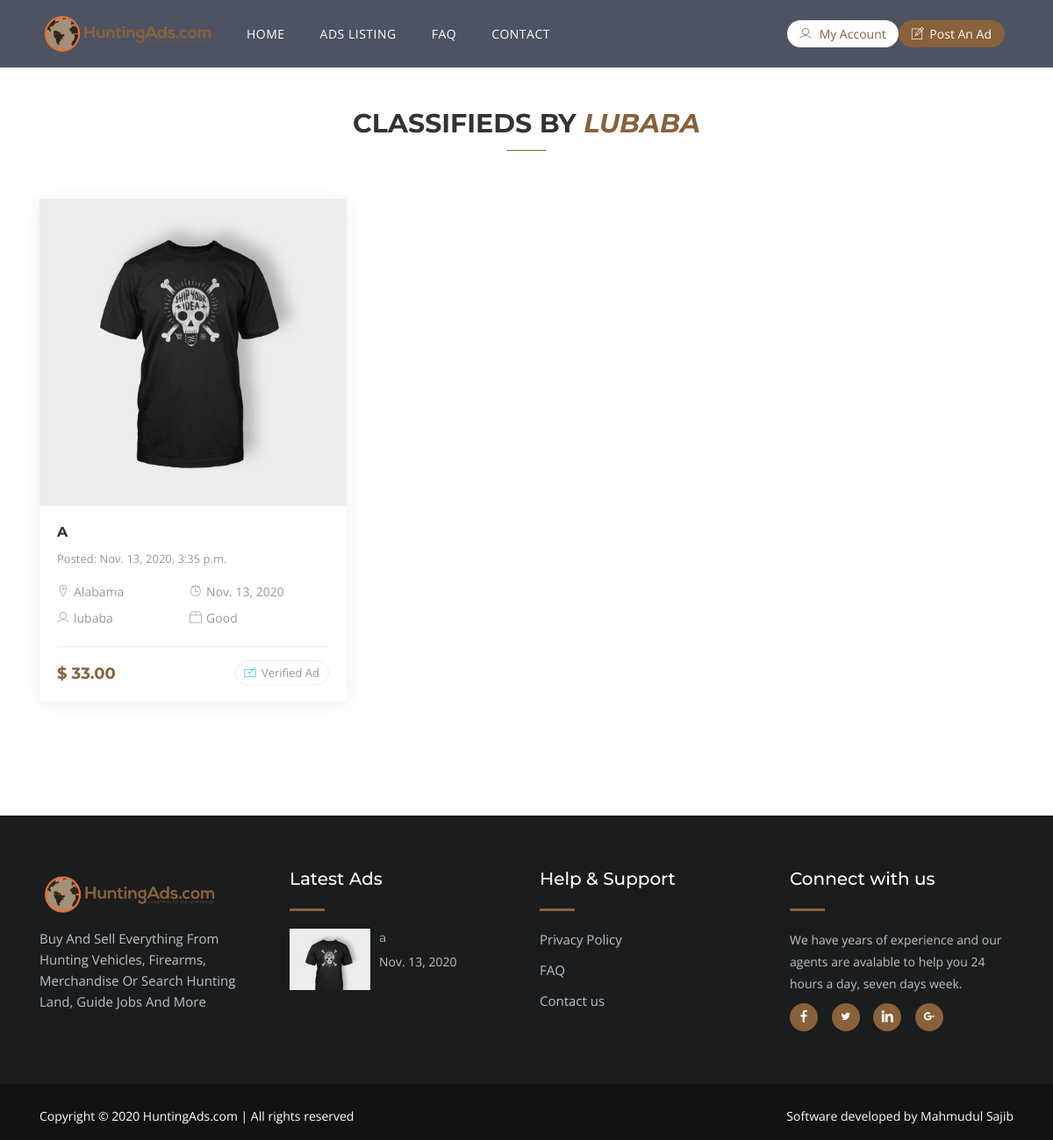
Page /author/1/ on the committed database.
### ads/models.py (models this page shows, shortened)
class Author(models.Model):
    user = models.OneToOneField(User, on_delete = models.CASCADE)
    profile_pic = models.ImageField(default="default-profile-pic.png", upload_to='uploads/profile-pictures', null=True)
    def __str__(self):
        return self.user.username

class AdsImages(models.Model):
    ads = models.ForeignKey(Ads, on_delete=models.CASCADE)
    image = models.ImageField(upload_to='uploads/%Y/%m/%d', default=None)
    class Meta:
        verbose_name_plural = 'Classified Ads Images'

class Ads(models.Model):
    CONDITION = (
        ('Excellent', 'Excellent'),
        ('Good', 'Good'),
        ('Fair', 'Fair'),
    )
    author = models.ForeignKey(Author, on_delete=models.CASCADE, null=True)
    title = models.CharField(max_length=200)
    description = RichTextField()
    price = models.DecimalField(max_digits=8, decimal_places=2)
    date_created = models.DateTimeField(auto_now_add=True)
    state = models.ForeignKey('State', on_delete=models.CASCADE, null=True)
    city = models.ForeignKey('City', on_delete=models.CASCADE, null=True)
    category = models.ForeignKey('Category', on_delete=models.CASCADE, null=True)
    condition = models.CharField(max_length=100, choices=CONDITION)
    brand = models.CharField(max_length=200)
    phone = models.CharField(max_length=50)
    video = EmbedVideoField(null=True, blank=True)
    is_featured = models.BooleanField(default=False)
    is_active = models.BooleanField(default=False)
    class Meta:
        verbose_name_plural = "Classified Ads"

class State(models.Model):
    state_name = models.CharField(max_length=100)
    slug = models.SlugField(blank=True, null=True)
    class Meta:
        verbose_name_plural = "States"
    def __str__(self):
        return self.state_name

### ads/views.py (the view)
# urls.py: path('author/<int:pk>/', views.ads_author_archive, name='author-archive'),
def ads_author_archive(request, pk):
    author = get_object_or_404(Author, pk=pk)
    ads_by_author = Ads.objects.filter(author=author)
    context = {
        'author' : author,
        'ads_by_author' : ads_by_author
    }
    return render(request, 'ads/author-archive.html', context)

### pages/context_processors.py (called while the page is built)
def footer_recent_ads(request):
    ads = Ads.objects.filter(is_active=True).order_by('-date_created')[0:2]
    return {
        'footer_recent_ads' : ads
    }

### ads/templates/ads/author-archive.html
{% extends "base.html" %}
{% load static %}
{% block content %}
<section class="featured section-padding">
  <div class="container">
    <h1 class="section-title">Classifieds by <span class="focus-keyword">{{ author.user }} </span></h1>
    <div class="row">
      {% if ads_by_author %}
      {% for ads in ads_by_author %}
        <div class="col-xs-6 col-sm-6 col-md-6 col-lg-4">
          <div class="featured-box">
            <figure>
              <a href="{% url 'ads-detail' ads.id %}">
                  {% for img in ads.adsimages_set.all %}
                  {% if forloop.first %}
                      <img class="img-fluid" src="{{ img.image.url }}" alt="">
                  {% endif %}
                  {% endfor %}
              </a>
            </figure>
            <div class="feature-content">
              <h4><a href="{% url 'ads-detail' ads.id %}">{{ ads.title}}</a></h4>
              <span>Posted: {{ ads.date_created}}</span>
              <ul class="address">
                <li>
                  <i class="lni-map-marker"></i>{{ ads.state}}
                </li>
                <li>
                  <i class="lni-alarm-clock"></i>{{ ads.date_created | date}}
                </li>
                <li>
                  <i class="lni-user"></i>{{ ads.author }}
                </li>
                <li>
                  <i class="lni-package"></i>{{ ads.condition }}
                </li>
              </ul>
              <div class="listing-bottom">
                <h3 class="price float-left">$ {{ ads.price }}</h3>
                <p class="btn-verified float-right"><i class="lni-check-box"></i> Verified
                  Ad</p>
              </div>
            </div>
          </div>
        </div>
      {% endfor %}
      {% else %}
        <div class="container">
          <div class="col-lg-12">
            <h4 class="text-center">Sorry! We didn't find any Classified in this Category</h4>
          </div>
        </div>
      {% endif %}
    </div>
  </div>
</section>
{% endblock content %}

### templates/footer.html (shortened to what this page needs)
{% load static %}
<footer>
    <section class="footer-Content">
      <div class="container">
        <div class="row">
          <div class="col-lg-3 col-md-6 col-sm-6 col-xs-6 col-mb-12">
            <div class="widget">
              <h3 class="footer-logo"><img src="{% static 'images/site-logo.png' %}" alt=""></h3>
              <div class="textwidget">
                <p>Buy And Sell Everything From Hunting Vehicles, Firearms, Merchandise
                  Or Search Hunting Land, Guide Jobs And More</p>
              </div>
            </div>
          </div>
          <div class="col-lg-3 col-md-6 col-sm-6 col-xs-6 col-mb-12">
            <div class="widget">
              <h3 class="block-title">Latest Ads</h3>
              <ul class="media-content-list">
                <li>
                  {% for ad in footer_recent_ads %}
                  <div class="media-left">
                    {% for img in ad.adsimages_set.all %}
                    <img class="img-fluid" src="{{ img.image.url }}" alt="">
                    {% endfor %}
                  </div>
                  <div class="media-body">
                    <h4 class="post-title"><a href="{% url 'ads-detail' ad.id %}">{{ ad.title }}</a></h4>
                    <span class="date">{{ ad.date_created|date }}</span>
                  </div>
                </li>
                {% endfor %}
              </ul>
            </div>
          </div>
          <div class="col-lg-3 col-md-6 col-sm-6 col-xs-6 col-mb-12">
            <div class="widget">
              <h3 class="block-title">Help & Support</h3>
              <ul class="menu">
                <li><a href="{% url 'terms-of-service' %}">Privacy Policy</a></li>
                <li><a href="{% url 'faq' %}">FAQ</a></li>
                <li><a href="{% url 'contact' %}">Contact us</a></li>
              </ul>
            </div>
          </div>
          <div class="col-lg-3 col-md-6 col-sm-6 col-xs-6 col-mb-12">
            <div class="widget">
              <h3 class="block-title">Connect with us</h3>
              <p class="text-sub">We have years of experience and our agents are avalable to help you 24 hours a day, seven days week.</p>
              <ul class="footer-social">
                <li><a class="facebook" target="blank" href="https://www.facebook.com/"><i class="lni-facebook-filled"></i></a></li>
                <li><a class="twitter" target="blank" href="https://www.twitter.com/"><i class="lni-twitter-filled"></i></a></li>
                <li><a class="linkedin" target="blank" href="https://www.linkedin.com/"><i class="lni-linkedin-fill"></i></a></li>
                <li><a class="google-plus" target="blank" href="https://www.google.com/"><i class="lni-google-plus"></i></a></li>
              </ul>
            </div>
          </div>
        </div>
      </div>
    </section>
    <div id="copyright">
      <div class="container">
        <div class="row">
          <div class="col-md-12">
            <div class="site-info float-left">
              <p>Copyright &copy; {% now "Y" %} HuntingAds.com | All rights reserved </p>
            </div>
            <div class="float-right">
              <p>Software developed by <a href="https://github.com/mahmud-sajib"  target="blank">Mahmudul Sajib</a></p>
            </div>
          </div>
        </div>
      </div>
    </div>
  </footer>
</body>
</html>

### rows in the picture
Author: user "LUBABA"
Ads: title "A", date_created "Nov. 13, 2020, 3:35 p.m.", state "Alabama", date_created "Nov. 13, 2020", author "lubaba", condition "Good", price "33.00", title "a"
AdsImages: image (picture)
